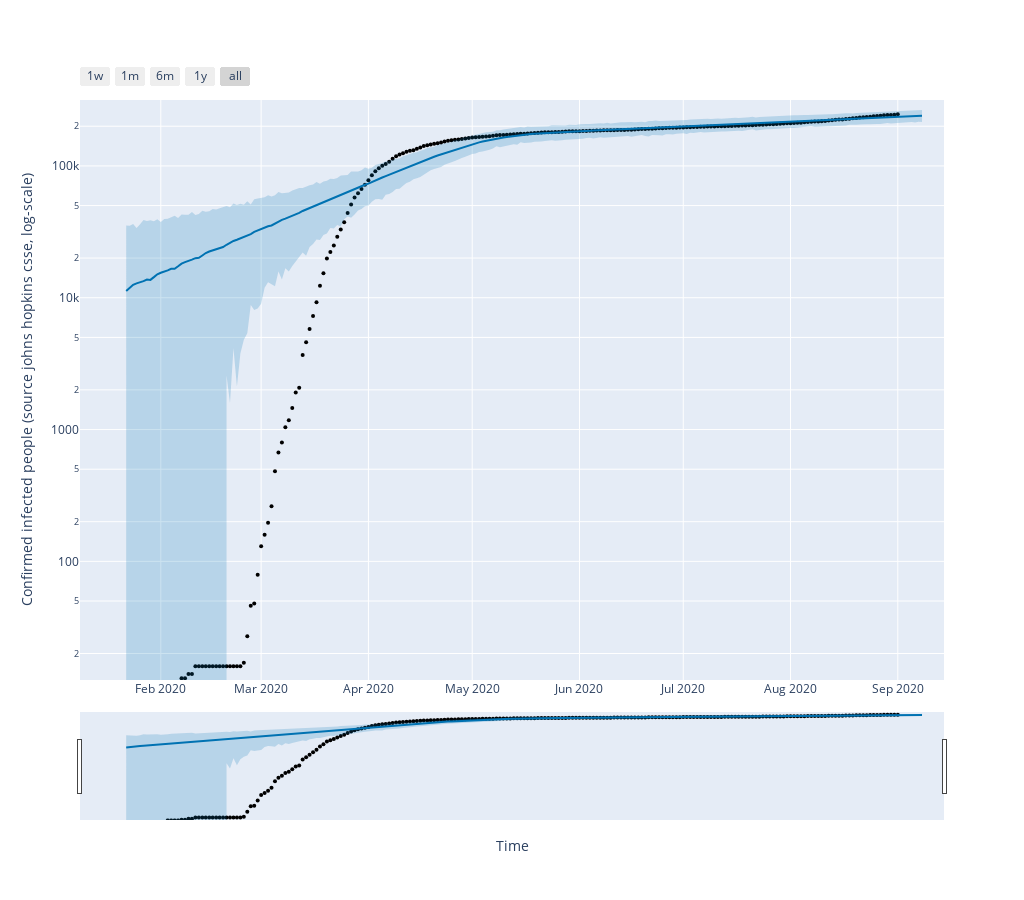

Notebook code cell kept with this figure:
### Code cell
import plotly.offline as py
from fbprophet.plot import plot_plotly

fig = plot_plotly(my_model, forecast)  # This returns a plotly Figure

fig.update_layout(
    width=1024,
    height=900,
    xaxis_title="Time",
    yaxis_title="Confirmed infected people (source johns hopkins csse, log-scale)",
)
fig.update_yaxes(type="log",range=[1.1,5.5])
py.iplot(fig)

### Figure 1 — Plotly figure (JSON) as saved in the notebook; plotly's stock layout.template omitted (floating-point values rounded to 4 significant figures; data arrays with more than 128 entries replaced by an {"elided": "..."} marker saying what was removed)
{"data": [{"marker": {"color": "black", "size": 4}, "mode": "markers", "name": "Actual", "type": "scatter", "x": {"elided": "224 str values"}, "y": {"elided": "224 int values"}}, {"hoverinfo": "skip", "line": {"width": 0}, "mode": "lines", "type": "scatter", "x": {"elided": "231 str values"}, "y": {"elided": "231 float values"}}, {"fill": "tonexty", "fillcolor": "rgba(0, 114, 178, 0.2)", "line": {"color": "#0072B2", "width": 2}, "mode": "lines", "name": "Predicted", "type": "scatter", "x": {"elided": "231 str values"}, "y": {"elided": "231 float values"}}, {"fill": "tonexty", "fillcolor": "rgba(0, 114, 178, 0.2)", "hoverinfo": "skip", "line": {"width": 0}, "mode": "lines", "type": "scatter", "x": {"elided": "231 str values"}, "y": {"elided": "231 float values"}}, {"line": {"color": "black", "dash": "dash", "width": 2}, "mode": "lines", "name": "Cap", "type": "scatter", "x": {"elided": "231 str values"}, "y": {"elided": "231 int values"}}], "layout": {"height": 900, "showlegend": false, "width": 1024, "xaxis": {"rangeselector": {"buttons": [{"count": 7, "label": "1w", "step": "day", "stepmode": "backward"}, {"count": 1, "label": "1m", "step": "month", "stepmode": "backward"}, {"count": 6, "label": "6m", "step": "month", "stepmode": "backward"}, {"count": 1, "label": "1y", "step": "year", "stepmode": "backward"}, {"step": "all"}]}, "rangeslider": {"visible": true}, "title": {"text": "Time"}, "type": "date"}, "yaxis": {"range": [1.1, 5.5], "title": {"text": "Confirmed infected people (source johns hopkins csse, log-scale)"}, "type": "log"}}}
